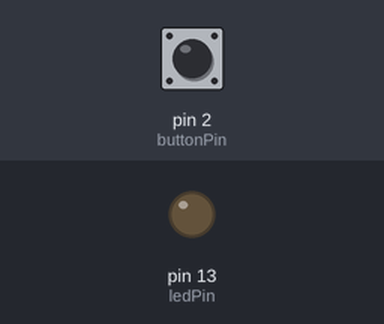
A sketch run on a simulated Arduino Uno, built with avr-gcc and run on an emulated ATmega328P. Parts: output pins drawn as LEDs (lit = HIGH). The test bench sets the inputs (shaded band); at power-on: pin 2 (buttonPin) LOW.

Above: at 1.2 s.
1.3 s: pin 2 (buttonPin) pulled HIGH for 0.15 s
At 2.1 s:
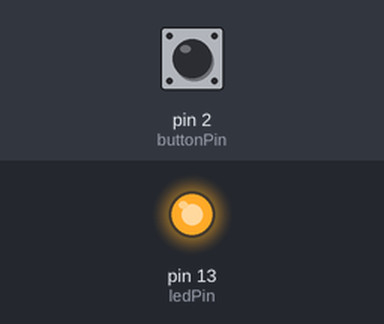
Timing chart, 0 to 10.4 s (numbered marks = the images above; inputs shaded):
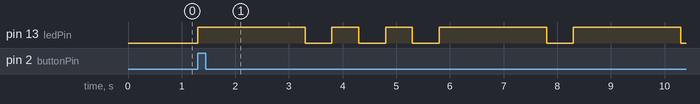

Measured:
- after the input at 1.3 s, pin 13 (ledPin): LOW → HIGH at once, → LOW 2.0 s later, → HIGH 0.50 s later, → LOW 0.50 s later, … (10 changes in this stretch)

The sketch:

BlinkName.ino
```cpp
// ***
// File :: BlinkName
// Author :: Kathleen Fraser
// Student Number :: 96709661
// ***

// Define the pins.
int buttonPin = 2;
int ledPin = LED_BUILTIN;

void setup() {

  // Tell device that "buttonPin" is an input device.
  pinMode(buttonPin, INPUT);

  // Tell device that "ledPin" is an output device.
  pinMode(ledPin, OUTPUT);
}

// Function for Morse code dash.
void dash() {
  digitalWrite(ledPin, HIGH);
  delay(2000);
}

// Function for Morse code dot.
void dot() {
  digitalWrite(ledPin, HIGH);
  delay(500);
}

// Functiona for Morse code space.
void space() {
  digitalWrite(ledPin, LOW);
  delay(500);
}

void loop() {

  // Read the state of the push button.
  int buttonState = digitalRead(buttonPin);

  // If the push button to pressed spell name in Morse code.
  if (buttonState == HIGH) {

    // Call functions for Morse code "K".
    dash();
    space();
    dot();
    space();

    // Call functions for Morse code "A".
    dot();
    space();
    dash();
    space();

    // Call functions for Morse code "T".
    dash();
    space();

    // Call functions for Morse code "H".
    dot();
    space();
    dot();
    space();
    dot();
    space();
    dot();
    space();

    // Call functions for Morse code "Y".
    dash();
    space();
    dot();
    space();
    dash();
    space();
    dash();
    space();
  }
}
```
